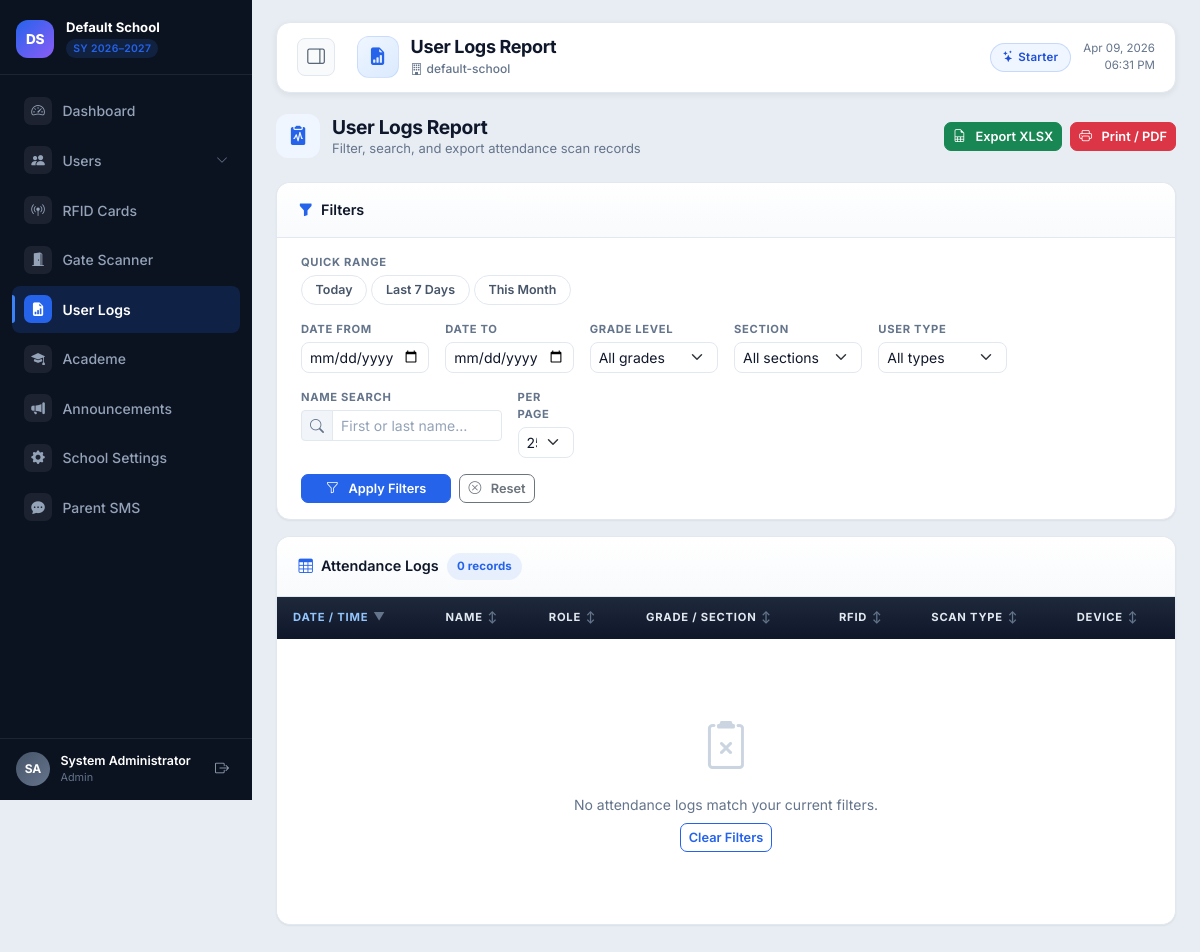
The page /public/logs.php (signed in) on the database its author committed.
### tables this page shows
CREATE TABLE IF NOT EXISTS tenants (
  id INT AUTO_INCREMENT PRIMARY KEY,
  slug VARCHAR(80) NOT NULL UNIQUE,
  school_name VARCHAR(180) NOT NULL,
  logo_url VARCHAR(255) NULL,
  company_logo_url VARCHAR(255) NULL,
  background_url VARCHAR(255) NULL,
  plan_name VARCHAR(60) NOT NULL DEFAULT 'Starter',
  max_users INT NOT NULL DEFAULT 100,
  max_cards INT NOT NULL DEFAULT 300,
  billing_status ENUM('trial', 'paid', 'past_due', 'suspended') NOT NULL DEFAULT 'trial',
  trial_ends_at DATE NULL,
  status ENUM('active', 'inactive') NOT NULL DEFAULT 'active',
  sms_enabled TINYINT(1) NOT NULL DEFAULT 0,
  sms_template_in TEXT NULL,
  sms_template_out TEXT NULL,
  sms_poll_secret VARCHAR(64) NULL,
  created_at TIMESTAMP DEFAULT CURRENT_TIMESTAMP
);

### public/logs.php (the view, shortened to what the rows shown need)
<?php
require_once __DIR__ . '/../includes/layout.php';
$auth       = currentUser();
$viewerRole = (string) ($auth['role'] ?? '');
$savedFilters = $_SESSION['logs_filters'] ?? [];
$preset    = array_key_exists('preset', $_GET)          ? trim((string) $_GET['preset'])          : (string) ($savedFilters['preset'] ?? '');
$dateFrom  = array_key_exists('date_from', $_GET)       ? trim((string) $_GET['date_from'])       : (string) ($savedFilters['date_from'] ?? '');
$dateTo    = array_key_exists('date_to', $_GET)         ? trim((string) $_GET['date_to'])         : (string) ($savedFilters['date_to'] ?? '');
$gradeId   = array_key_exists('grade_level_id', $_GET)  ? trim((string) $_GET['grade_level_id'])  : (string) ($savedFilters['grade_level_id'] ?? '');
$sectionId = array_key_exists('section_id', $_GET)      ? trim((string) $_GET['section_id'])      : (string) ($savedFilters['section_id'] ?? '');
$userType  = array_key_exists('user_type', $_GET)       ? trim((string) $_GET['user_type'])       : (string) ($savedFilters['user_type'] ?? '');
$search    = array_key_exists('search', $_GET)          ? trim((string) $_GET['search'])          : (string) ($savedFilters['search'] ?? '');
$perPage   = array_key_exists('per_page', $_GET)        ? (int) $_GET['per_page']                 : (int) ($savedFilters['per_page'] ?? 25);
$sortBy    = array_key_exists('sort_by', $_GET)         ? trim((string) $_GET['sort_by'])         : (string) ($savedFilters['sort_by'] ?? 'datetime');
$sortDir   = strtolower(array_key_exists('sort_dir', $_GET) ? trim((string) $_GET['sort_dir'])    : (string) ($savedFilters['sort_dir'] ?? 'desc'));
$baseParams = compact('preset','dateFrom','dateTo','gradeId','sectionId','userType','search','perPage','sortBy','sortDir');
$pageTitle = in_array($viewerRole, ['teacher', 'parent'], true) ? 'My Assigned Student Logs' : 'User Logs Report';
renderHeader($pageTitle);
?>
<div class="card">
    <div class="card-body p-0">
        <div class="table-responsive">
            <table class="table align-middle mb-0">
                <thead>
                <tr>
                    <?php
                    $cols = [
                        'datetime' => 'Date / Time',
                        'name'     => 'Name',
                        'role'     => 'Role',
                        'grade'    => 'Grade / Section',
                        'rfid'     => 'RFID',
                        'type'     => 'Scan Type',
                        'device'   => 'Device',
                    ];
                    foreach ($cols as $col => $label):
                        $newDir = ($sortBy === $col && $sortDir === 'asc') ? 'desc' : 'asc';
                        $icon   = $sortBy === $col ? ($sortDir === 'asc' ? ' ▲' : ' ▼') : ' ↕';
                        $active = $sortBy === $col ? 'style="color:#93c5fd;"' : '';
                    ?>
                    <th>
                        <a class="sort-link" <?= $active ?>
                           href="<?= h(appUrl('logs.php', $baseParams + ['sort_by' => $col, 'sort_dir' => $newDir, 'page' => 1])) ?>">
                            <?= h($label) ?><span class="text-muted" style="font-size:0.7rem;"><?= $icon ?></span>
                        </a>
                    </th>
                    <?php endforeach; ?>
                </tr>
                </thead>
            </table>
        </div>
    </div>
</div>
<?php renderFooter(); ?>

### includes/layout.php (shortened to what the rows shown need)
<?php
require_once __DIR__ . '/bootstrap.php';
function renderHeader(string $title): void
{
    $schoolName  = tenantName();
    echo '<!doctype html><html lang="en"><head>';
    echo '<link href="https://cdn.jsdelivr.net/npm/bootstrap@5.3.3/dist/css/bootstrap.min.css" rel="stylesheet">';
    echo '<link href="' . h(BASE_URL . '/assets/ui.css') . '" rel="stylesheet">';
    echo '<link rel="preload" href="https://cdn.jsdelivr.net/npm/bootstrap-icons@1.11.3/font/bootstrap-icons.min.css" as="style" onload="this.onload=null;this.rel=\'stylesheet\'">';
    echo '</head><body>';
    echo '<div class="app-shell" id="appShell">';
    echo '<aside class="sidebar" id="appSidebar">';
    echo '<div class="sb-brand">';
    echo '<div class="sb-brand-text">';
    echo '<div class="sb-school-name">' . h($schoolName) . '</div>';
    echo '<span class="sb-year-badge">SY ' . h(date('Y')) . '–' . h((string)((int)date('Y') + 1)) . '</span>';
    echo '</div>';
    echo '</div>';
    echo '</aside>';
    echo '<main class="main-content" id="mainContent">';
    echo '<div class="topbar">';
    echo '<div class="tb-left">';
    echo '<div>';
    echo '<div class="tb-title">' . h($title) . '</div>';
    echo '<div class="tb-subtitle"><i class="bi bi-building me-1"></i>' . h(tenantSlug()) . '</div>';
    echo '</div>';
    echo '</div>';
    echo '<div class="tb-right">';
    echo '<span class="tb-plan-badge"><i class="bi bi-stars me-1"></i>' . h((string)(currentTenant()['plan_name'] ?? 'Starter')) . '</span>';
    echo '<div class="tb-datetime"><div>' . h(date('M d, Y')) . '</div><div>' . h(date('h:i A')) . '</div></div>';
    echo '</div>';
    echo '</div>';
    echo '<div class="content-container">';
}
function renderFooter(): void
{
    echo '</div></main></div>';
    echo '</body></html>';
}

### rows shown on the page
tenants: school_name "Default School", slug "default-school", plan_name "Starter"

### other values the page prints
$initials "DS"
$label "Dashboard"
$label "Users"
$label "RFID Cards"
$label "Gate Scanner"
$label "User Logs"
$label "Academe"
$label "Announcements"
$label "School Settings"
$label "Parent SMS"
$userInitials "SA"
$userName "System Administrator"
roleLabel($role) "Admin"
$title "User Logs Report"
$pageTitle "User Logs Report"
